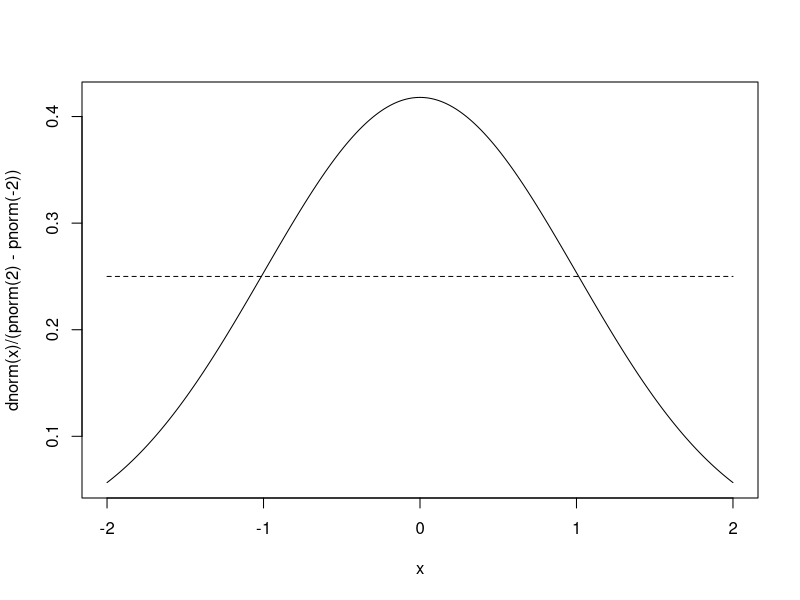
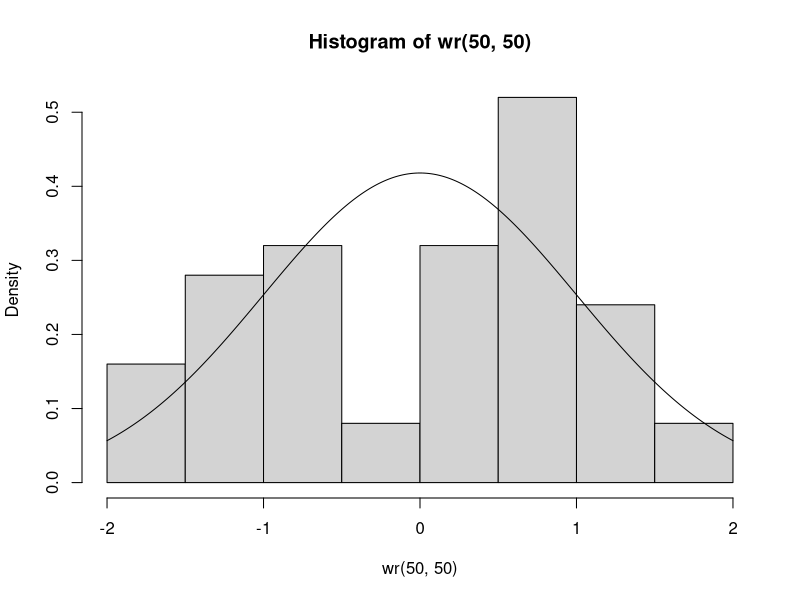
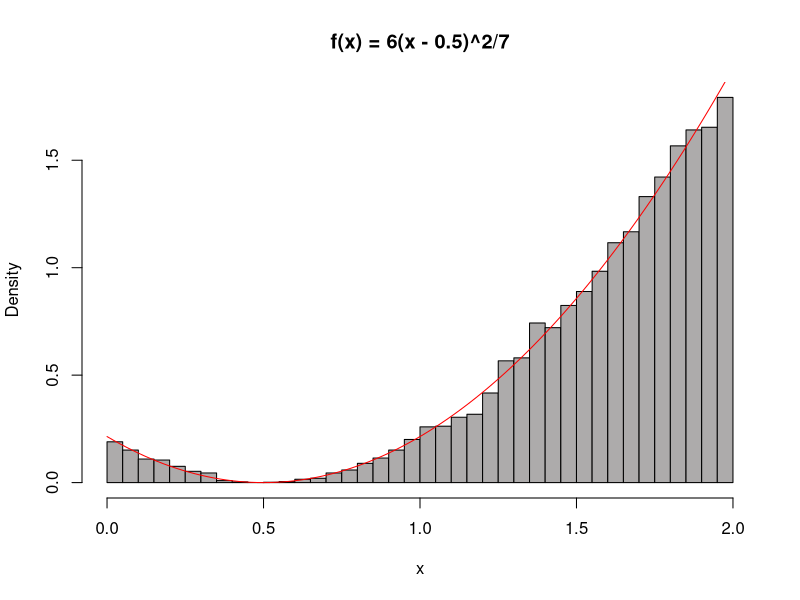
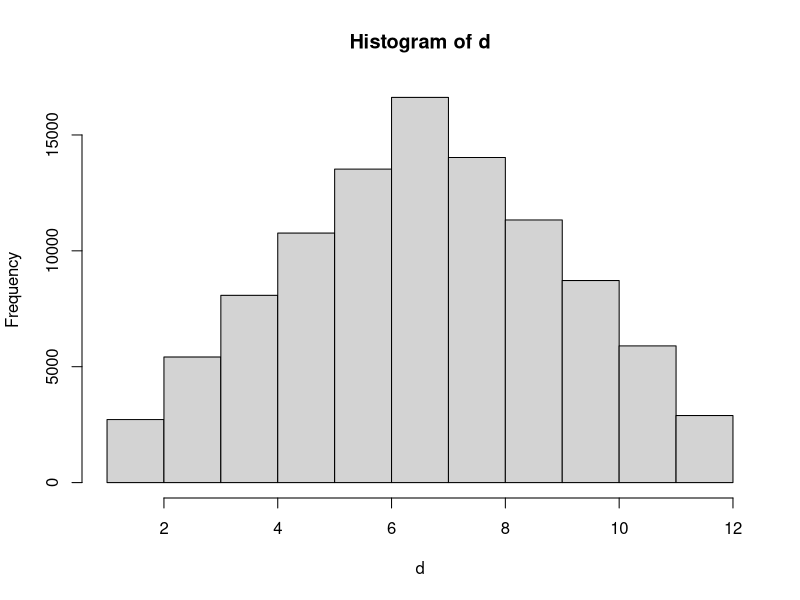

Generate these figures, in order, with R:
## ---- chunk 1
x=seq(-2,2,0.01)
plot(x,dnorm(x)/(pnorm(2)-pnorm(-2)),type="l")
lines(x,dunif(x,-2,2),lty=2)
# print(x)
## ---- chunk 2
wr=function(N,M)
{
 prop=runif(N,-2,2)
 weight=dnorm(prop) #I’ve cheated by using the intrinsic dnorm command!
 x=sample(prop,M,TRUE,weight)  #Ok to supply the unormalised weights
 return(x)
}
#example
hist(wr(50,50),freq=F)
lines(x,dnorm(x)/(pnorm(2)-pnorm(-2)),type="l")
## ---- chunk 3
N <- 50000   # set the number of random numbers to generate to 500,000
M <- 3.858    # set the value of M used in the calculation to 3.858
y <- runif(N, min = 0, max = 2)  # generate N uniformly distributed random numbers between 0 and 2, and assign them to the variable y
u <- runif(N, min = 0, max = 1)  # generate N uniformly distributed random numbers between 0 and 1, and assign them to the variable u
gy <- 0.5    # set the value of gy used in the calculation to 0.5
fy <- 6 * (y - 0.5)^2 / 7   # calculate the value of fy for each element of y using the given formula
x <- y[u < fy / gy / M]   # generate a random sample of numbers from y where u is less than fy/(gy*M)
sample <- length(x)    # calculate the length of the generated sample and assign it to the variable sample
hist(x, breaks = 50, freq = FALSE, col = "#adabab",
     main = "f(x) = 6(x - 0.5)^2/7")   # plot a histogram of the generated sample using 50 bins, with a grey color and no frequency labels, and set the title of the plot to "f(x) = 6(x - 0.5)^2/7"

curve(6 * (x - 0.5)^2 / 7, from = 0, to = 2, add = TRUE, col = "red")  # add a curve to the existing plot showing the true PDF with a red color

## ---- chunk 4
f <- c(0, 1, 2, 3, 4, 5, 6, 5, 4, 3, 2, 1)
N <- 100000
d <- rep(0, N)
x <- 5
for (i in 1:N) {
  U <- runif(1)
  if (x == 2) {
    if (U < 0.5) {
      y <- 3
    } else {
      y <- 2
    }
  } else if (x == 12) {
    if (U < 0.5) {
      y <- 11
    } else {
      y <- 12
    }
  } else {
    if (U < 0.5) {
      y <- x - 1
    } else {
      y <- x + 1
    }
  }
  h <- min(1, f[y] / f[x])
  U <- runif(1)
  if (U < h) {
    x <- y
  }
  d[i] <- x
}
a <- 1:12
hist(d, breaks = a)

